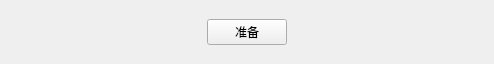
<?xml version="1.0" encoding="UTF-8"?>
<ui version="4.0">
 <class>ButtonGroup</class>
 <widget class="QWidget" name="ButtonGroup">
  <property name="geometry">
   <rect>
    <x>0</x>
    <y>0</y>
    <width>494</width>
    <height>64</height>
   </rect>
  </property>
  <property name="windowTitle">
   <string>Form</string>
  </property>
  <layout class="QHBoxLayout" name="horizontalLayout">
   <property name="spacing">
    <number>0</number>
   </property>
   <property name="leftMargin">
    <number>0</number>
   </property>
   <property name="topMargin">
    <number>0</number>
   </property>
   <property name="rightMargin">
    <number>0</number>
   </property>
   <property name="bottomMargin">
    <number>0</number>
   </property>
   <item>
    <widget class="QStackedWidget" name="stackedWidget">
     <property name="currentIndex">
      <number>0</number>
     </property>
     <widget class="QWidget" name="startPage">
      <layout class="QHBoxLayout" name="horizontalLayout_2">
       <item>
        <spacer name="horizontalSpacer">
         <property name="orientation">
          <enum>Qt::Horizontal</enum>
         </property>
         <property name="sizeHint" stdset="0">
          <size>
           <width>192</width>
           <height>20</height>
          </size>
         </property>
        </spacer>
       </item>
       <item>
        <widget class="MyButton" name="start">
         <property name="text">
          <string>准备</string>
         </property>
        </widget>
       </item>
       <item>
        <spacer name="horizontalSpacer_2">
         <property name="orientation">
          <enum>Qt::Horizontal</enum>
         </property>
         <property name="sizeHint" stdset="0">
          <size>
           <width>191</width>
           <height>20</height>
          </size>
         </property>
        </spacer>
       </item>
      </layout>
     </widget>
     <widget class="QWidget" name="playCardPage">
      <layout class="QHBoxLayout" name="horizontalLayout_3">
       <item>
        <spacer name="horizontalSpacer_3">
         <property name="orientation">
          <enum>Qt::Horizontal</enum>
         </property>
         <property name="sizeHint" stdset="0">
          <size>
           <width>192</width>
           <height>20</height>
          </size>
         </property>
        </spacer>
       </item>
       <item>
        <widget class="MyButton" name="playCard">
         <property name="text">
          <string>出牌</string>
         </property>
        </widget>
       </item>
       <item>
        <spacer name="horizontalSpacer_4">
         <property name="orientation">
          <enum>Qt::Horizontal</enum>
         </property>
         <property name="sizeHint" stdset="0">
          <size>
           <width>191</width>
           <height>20</height>
          </size>
         </property>
        </spacer>
       </item>
      </layout>
     </widget>
     <widget class="QWidget" name="PassOrPlayPage">
      <layout class="QHBoxLayout" name="horizontalLayout_4">
       <item>
        <spacer name="horizontalSpacer_5">
         <property name="orientation">
          <enum>Qt::Horizontal</enum>
         </property>
         <property name="sizeHint" stdset="0">
          <size>
           <width>139</width>
           <height>20</height>
          </size>
         </property>
        </spacer>
       </item>
       <item>
        <widget class="MyButton" name="pass">
         <property name="text">
          <string>不出</string>
         </property>
        </widget>
       </item>
       <item>
        <spacer name="horizontalSpacer_6">
         <property name="orientation">
          <enum>Qt::Horizontal</enum>
         </property>
         <property name="sizeType">
          <enum>QSizePolicy::Fixed</enum>
         </property>
         <property name="sizeHint" stdset="0">
          <size>
           <width>15</width>
           <height>20</height>
          </size>
         </property>
        </spacer>
       </item>
       <item>
        <widget class="MyButton" name="playCard1">
         <property name="text">
          <string>出牌</string>
         </property>
        </widget>
       </item>
       <item>
        <spacer name="horizontalSpacer_7">
         <property name="orientation">
          <enum>Qt::Horizontal</enum>
         </property>
         <property name="sizeHint" stdset="0">
          <size>
           <width>139</width>
           <height>20</height>
          </size>
         </property>
        </spacer>
       </item>
      </layout>
     </widget>
     <widget class="QWidget" name="callLordPage">
      <layout class="QHBoxLayout" name="horizontalLayout_5">
       <item>
        <spacer name="horizontalSpacer_8">
         <property name="orientation">
          <enum>Qt::Horizontal</enum>
         </property>
         <property name="sizeHint" stdset="0">
          <size>
           <width>46</width>
           <height>20</height>
          </size>
         </property>
        </spacer>
       </item>
       <item>
        <widget class="MyButton" name="giveup">
         <property name="text">
          <string>PushButton</string>
         </property>
        </widget>
       </item>
       <item>
        <spacer name="horizontalSpacer_10">
         <property name="orientation">
          <enum>Qt::Horizontal</enum>
         </property>
         <property name="sizeType">
          <enum>QSizePolicy::Fixed</enum>
         </property>
         <property name="sizeHint" stdset="0">
          <size>
           <width>10</width>
           <height>20</height>
          </size>
         </property>
        </spacer>
       </item>
       <item>
        <widget class="MyButton" name="oneScore">
         <property name="text">
          <string>PushButton</string>
         </property>
        </widget>
       </item>
       <item>
        <spacer name="horizontalSpacer_11">
         <property name="orientation">
          <enum>Qt::Horizontal</enum>
         </property>
         <property name="sizeType">
          <enum>QSizePolicy::Fixed</enum>
         </property>
         <property name="sizeHint" stdset="0">
          <size>
           <width>10</width>
           <height>20</height>
          </size>
         </property>
        </spacer>
       </item>
       <item>
        <widget class="MyButton" name="twoScore">
         <property name="text">
          <string>PushButton</string>
         </property>
        </widget>
       </item>
       <item>
        <spacer name="horizontalSpacer_12">
         <property name="orientation">
          <enum>Qt::Horizontal</enum>
         </property>
         <property name="sizeType">
          <enum>QSizePolicy::Fixed</enum>
         </property>
         <property name="sizeHint" stdset="0">
          <size>
           <width>10</width>
           <height>20</height>
          </size>
         </property>
        </spacer>
       </item>
       <item>
        <widget class="MyButton" name="threeScore">
         <property name="text">
          <string>PushButton</string>
         </property>
        </widget>
       </item>
       <item>
        <spacer name="horizontalSpacer_9">
         <property name="orientation">
          <enum>Qt::Horizontal</enum>
         </property>
         <property name="sizeHint" stdset="0">
          <size>
           <width>46</width>
           <height>20</height>
          </size>
         </property>
        </spacer>
       </item>
      </layout>
     </widget>
     <widget class="QWidget" name="nullPage"/>
    </widget>
   </item>
  </layout>
 </widget>
 <customwidgets>
  <customwidget>
   <class>MyButton</class>
   <extends>QPushButton</extends>
   <header>mybutton.h</header>
  </customwidget>
 </customwidgets>
 <resources/>
 <connections/>
</ui>
